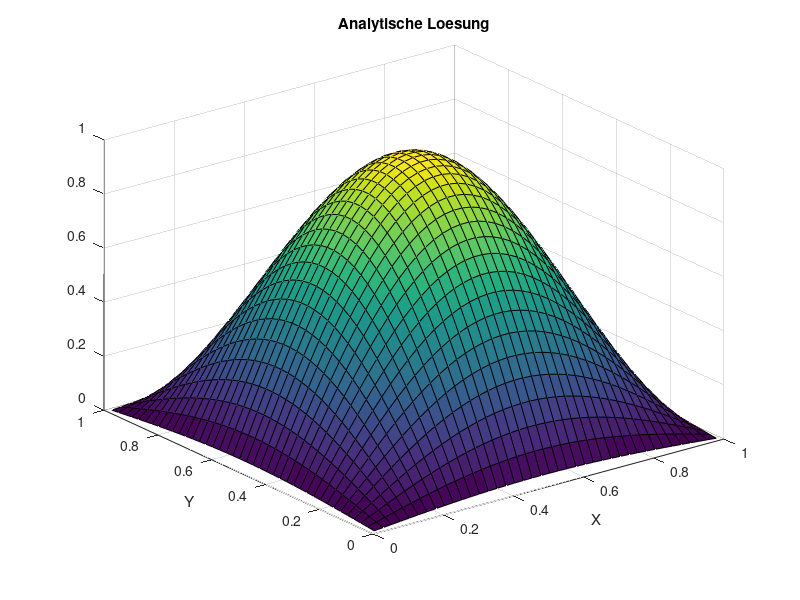
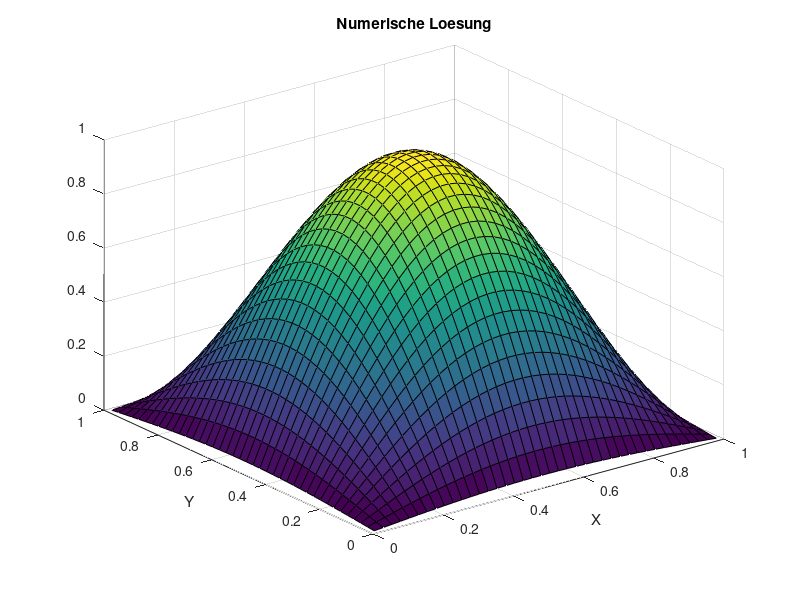
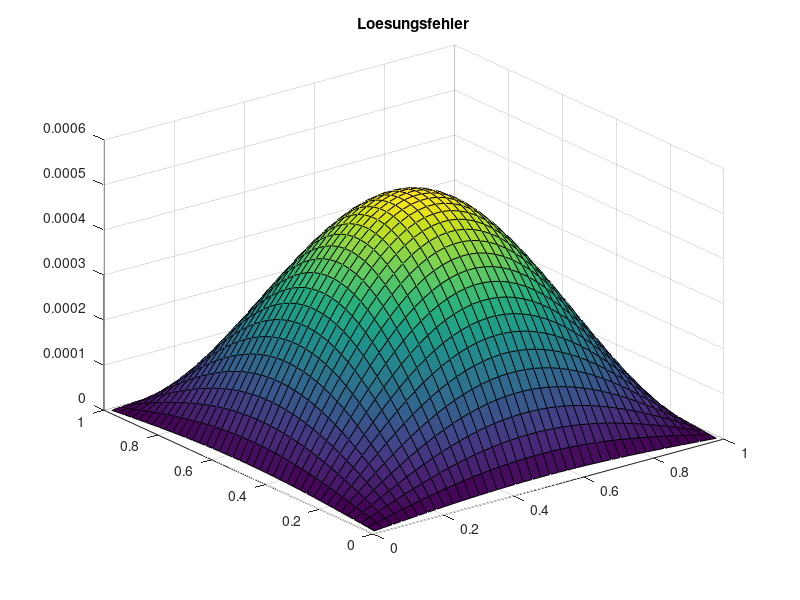
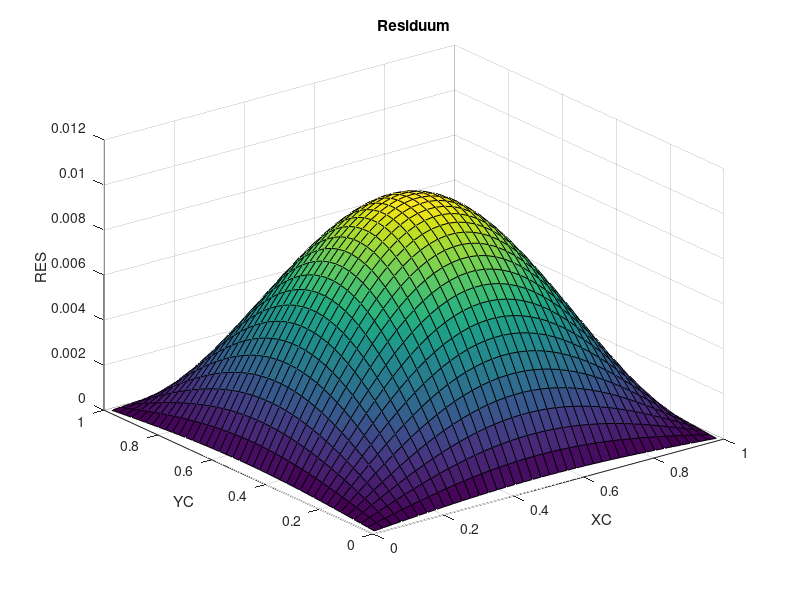

Source code (MATLAB) for these figures, in order:
clc
clear all
close all
SOL=@(x,y) sin(pi*x)*sin(pi*y);
MSOL=@(x,y) -2*pi^2*sin(pi*x)*sin(pi*y);
%SOL=@(x,y) sin(pi/2*x)*cos(pi/2*y);
%MSOL=@(x,y) -1*pi^2/2*sin(pi/2*x)*cos(pi/2*y);
DIF=1.0;
XMIN=0.0;
XMAX=1.0;
YMIN=0.0;
YMAX=1.0;
N=40; % KV's in einer Koordinatenrichtung, macht N^2 KV gesamt
NN=N*N;

X = linspace(XMIN, XMAX, N+1);
Y = linspace(YMIN, YMAX, N+1);
XC = (X(1:N)+X(2:N+1))/2;
YC = (Y(1:N)+Y(2:N+1))/2;
XCR = [XMIN, XC, XMAX];
YCR = [YMIN, YC, YMAX];

%%% ANALYTISCHE LÖSUNG
TA = zeros(N, N);
for I=1:N
  for J=1:N
    TA(I, J)=SOL(XC(I), YC(J));
  end
end

figure(1)
surf(XC, YC, TA);
title('Analytische Loesung')
xlabel('X')
ylabel('Y')

%%% FVM Lösung

% Randbedingungen
for I=1:N RBS(I)=SOL(XC(I), 0); end
for I=1:N RBN(I)=SOL(XC(I), 1); end
for I=1:N RBE(I)=SOL(1, YC(I)); end
for I=1:N RBW(I)=SOL(0, YC(I)); end

% Koeffizienten speichern
AP = zeros(N);
AE = zeros(N);
AN = zeros(N);
AW = zeros(N);
AS = zeros(N);

for I=1:N
  for J=1:N
    DX = X(I+1)-X(I);
    DY = Y(J+1)-Y(J);

    DXE = XCR(I+2)-XCR(I+1);
    DXW = XCR(I+1)-XCR(I);

    DYN = YCR(J+2)-YCR(J+1);
    DYS = YCR(J+1)-YCR(J);

    AE(I,J) = DIF/(DXE*DX);
    AW(I,J) = DIF/(DXW*DX);
    AN(I,J) = DIF/(DYN*DY);
    AS(I,J) = DIF/(DYS*DY);

    AP(I,J) = -AE(I,J)-AN(I,J)-AW(I,J)-AS(I,J);
  end
end

% Gesamtgleichungssystem aufstellen
A = zeros(NN);
b = zeros(NN, 1);

for J=1:N
  for I=1:N
    IDX = (J-1)*N + I;

    b(IDX) = MSOL(XC(I),YC(J));

    % Hauptdiagonale
    A(IDX, IDX) = AP(I,J);

    % Westliche Nebendiagonale
    if mod(IDX,N)==1
      b(IDX) = b(IDX)-AW(I,J)*RBW(J);
    else
      A(IDX, IDX-1) = AW(I,J);
    end

    % Östliche Nebendiagonale
    if mod(IDX,N)==0
      b(IDX) = b(IDX)-AE(I,J)*RBE(J);
    else
      A(IDX, IDX+1) = AE(I,J);
    end

    % Nördliche Nebendiagonale
    if IDX > NN-N
      b(IDX) = b(IDX)-AN(I,J)*RBN(I);
    else
      A(IDX, IDX+N) = AN(I,J);
    end

    % Südliche Nebendiagonale
    if IDX <= N
      b(IDX) = b(IDX)-AS(I,J)*RBS(I);
    else
      A(IDX, IDX-N) = AS(I,J);
    end
  end
end

t=A\b;
T=reshape(t,N,N);

% mit Randwerten
T2 = zeros(N+2);
T2(2:N+1,2:N+1) = T;

figure(2)
surf(XC, YC, T);
title('Numerische Loesung')
xlabel('X')
ylabel('Y')


%%% Lösungsfehler berechnen
SERR=0.0;
ERR=zeros(N);
for I=1:N
  for J=1:N
    ERR(I,J)=T(I, J)-TA(I, J);
    SERR=SERR+ERR(I,J)^2;
  end
end
SERR=sqrt(SERR/NN);

figure(3)
surf(XC, YC, ERR);
title('Loesungsfehler')

fprintf('Summierter Fehler %16.10e NN=%g\n', SERR, NN);

%%% ORDNUNG  BESTIMMEN
ERR5=1.6779195551e-02;
ERR10=4.1327084831e-03;
ERR20=1.0293533823e-03;
ERR40=2.5710023908e-04;
op=log((ERR5)/(ERR10))/log(2);
fprintf('Ordnung des Verfahrens %16.10e \n',op  );
op=log((ERR10)/(ERR20))/log(2);
fprintf('Ordnung des Verfahrens %16.10e \n',op  );
op=log((ERR20)/(ERR40))/log(2);
fprintf('Ordnung des Verfahrens %16.10e \n',op  );



%%% RESIDUUM BERECHNEN
s=zeros(N);
for I=1:N
  for J=1:N
    s(I, J)=SOL(XC(I), YC(J));
  end
end

s=reshape(s, NN, 1);

RES=A*s-b;

RES2 = reshape(RES, N, N);

figure(4)
surf(XC, YC, RES2);

xlabel('XC')
ylabel('YC')
zlabel('RES')
title('Residuum')

%%% Truncation Error berechnen

% b ohne Randwerte
TE=zeros(N);
b=zeros(N);
for I=1:N
  for J=1:N
    b(I,J) = MSOL(XC(I), YC(J));
  end
end

for I=3:N-2
  for J=3:N-2
    TE(I,J)=1;
    DX = X(I+1)-X(I);
    DY = Y(J+1)-Y(J);
    TE(I,J) = ((DX*DY)/24 * (b(I+1,J)+b(I-1,J)+b(I,J+1)+b(I,J-1)-4*b(I,J)))... % TE_source
            + ((T(I+2,J)-3*T(I+1,J)+3*T(I,J)-T(I-1,J))/(24*DX))*DY... % TE_e
            - ((T(I+1,J)-3*T(I,J)+3*T(I-1,J)-T(I-2,J))/(24*DX))*DY... % TE_w
            + ((T(I,J+2)-3*T(I,J+1)+3*T(I,J)-T(I,J-1))/(24*DY))*DX... % TE_n
            - ((T(I,J+1)-3*T(I,J)+3*T(I,J-1)-T(I,J-2))/(24*DY))*DX; % TE_s
    TE(I,J) = TE(I,J)/(DX*DY); % Division durch Terme bei Quellterm
  end
end

% TE Sonderfälle für Randvolumen
%I=2;
%DX = X(I+1)-X(I);
%TE(I) = (DX/24 * (b(I+1) - 2*b(I) + b(I-1)))... % TE_source
      %+ ((T(I+2)-3*T(I+1)+3*T(I)-T(I-1))/(24*DX))... % TE_e
      %- ((T(I+1)-3*T(I)+4*T(I-1)-2*RBW)/(24*DX)); % TE_w
%TE(I) = TE(I)/DX;

%I = N-1;
%DX = X(I+1)-X(I);
%TE(I) = (DX/24 * (b(I+1) - 2*b(I) + b(I-1)))... % TE_source
      %+ ((2*RBE-4*T(I+1)+3*T(I)-T(I-1))/(24*DX))... % TE_e
      %- ((T(I+1)-3*T(I)+3*T(I-1)-T(I-2))/(24*DX)); % TE_w
%TE(I) = TE(I)/DX;

figure(5)

surf(XC, YC, TE);
title('TE');


RESTE = RES2-TE;
figure(6)
surf(XC(3:N-2), YC(3:N-2), RESTE(3:N-2, 3:N-2));
title('RES-TE');
